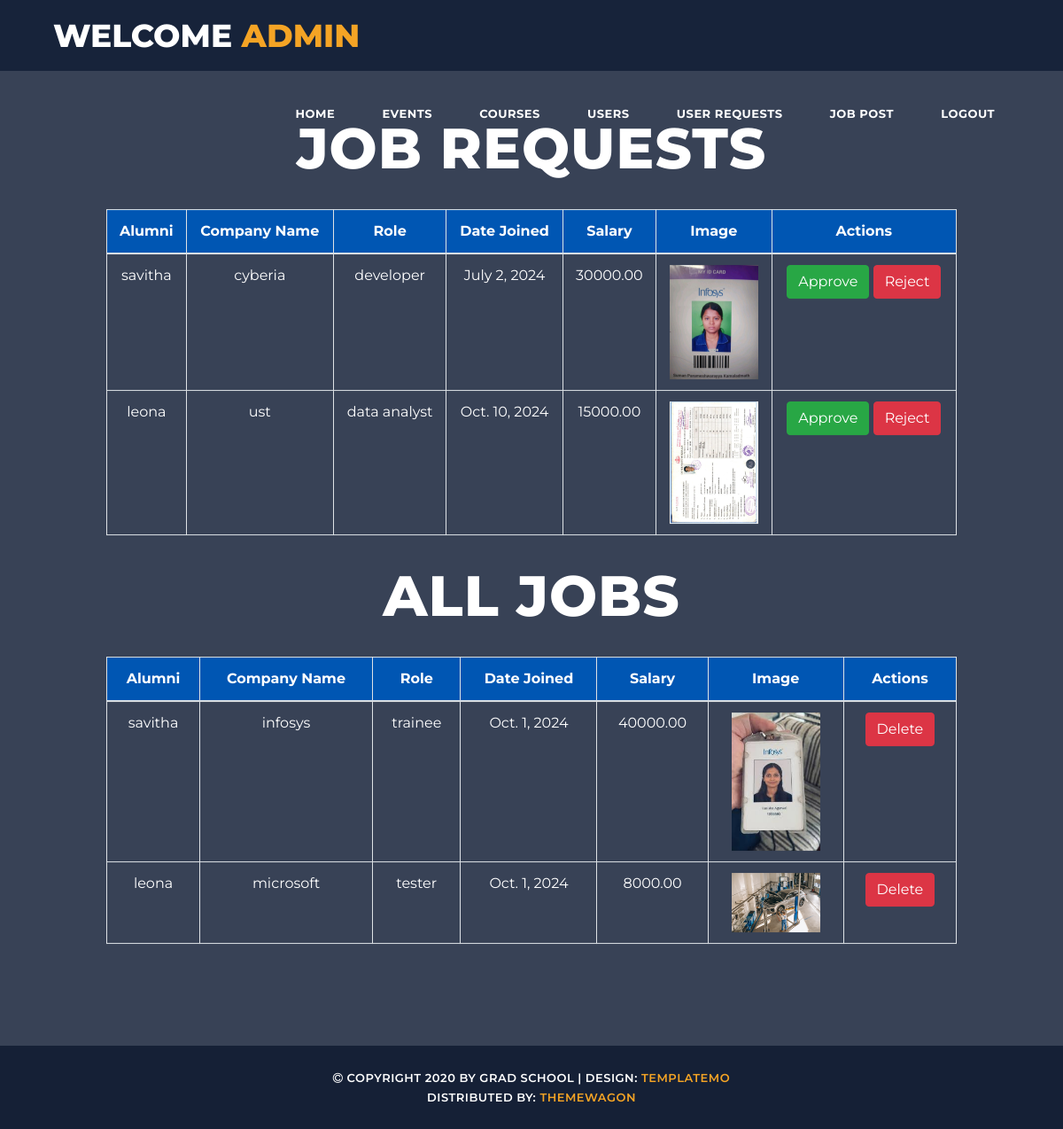
Screenshot of /admin_job_post/ (signed in) with the database file from the repository.
### alumini/models.py (models this page shows, shortened)
class AlumniJob(models.Model):
    alumni = models.ForeignKey(Alumni, on_delete=models.CASCADE, related_name="jobs")
    company_name = models.CharField(max_length=255)
    role = models.CharField(max_length=100)
    date_joined = models.DateField()
    salary = models.DecimalField(max_digits=10, decimal_places=2)
    image = models.ImageField(upload_to='alumni_job_images/')
    approved = models.BooleanField(default=False)

class Alumni(models.Model):
    name = models.CharField(max_length=100)
    course = models.ForeignKey(Course, on_delete=models.CASCADE)  # ForeignKey to Course
    passout = models.IntegerField()  # Year of passing out
    number = models.CharField(max_length=15)  # Phone number
    email = models.EmailField(unique=True)  # Unique email address
    password = models.CharField(max_length=128)  # Password field
    image = models.ImageField(upload_to='alumni_images/')  # Directory for storing images
    is_approved = models.BooleanField(default=False)

### alumini/views.py (the view)
# urls.py: path('admin_job_post/', views.admin_job_post, name='admin_job_post'),
@login_required
def admin_job_post(request):
    job_requests = AlumniJob.objects.filter(approved=False)
    jobs = AlumniJob.objects.filter(approved=True)
    return render(request, 'admin_job_post.html', {'job_requests': job_requests,
                                                   'jobs': jobs})

### templates/admin_job_post.html (shortened to what this page needs)
{% load static %}
<!DOCTYPE html>
<html lang="en">
  <head>
    <link href="{% static 'vendor/bootstrap/css/bootstrap.min.css' %}" rel="stylesheet">
    <link rel="stylesheet" href="{% static 'assets/css/fontawesome.css' %}">
    <link rel="stylesheet" href="{% static 'assets/css/templatemo-grad-school.css' %}">
    <link rel="stylesheet" href="{% static 'assets/css/owl.css' %}">
    <link rel="stylesheet" href="{% static 'assets/css/lightbox.css' %}">
  </head>
<body>
  <header class="main-header clearfix" role="header">
    <div class="logo">
      <a href="#">Welcome <em>Admin</em></a>
    </div>
    <nav id="menu" class="main-nav" role="navigation">
      <ul class="main-menu">
        <li><a class='external' href="{% url 'admin_dashboard' %}">Home</a></li>
        <li><a class='external' href="{% url 'admin_events' %}">Events</a></li>
        <li><a class="external" href="{% url 'admin_course' %}">Courses</a></li>
        <li><a class="external" href="{% url 'users_list' %}">Users</a></li>
        <li><a class="external" href="{% url 'user_request' %}">User Requests</a></li>
        <li><a class="external" href="{% url 'admin_job_post' %}">Job Post</a></li>
        <li><a class="external" href="{% url 'logout' %}">Logout</a></li>
      </ul>
    </nav>
  </header>
  <section class="section main-banner" id="top" data-section="section1">
      <div class="video-overlay header-text">
        <div class="caption">
            <table class="table table-bordered mt-3">
                <h2>Job Requests</h2>
                <thead>
                    <tr>
                        <th>Alumni</th>
                        <th>Company Name</th>
                        <th>Role</th>
                        <th>Date Joined</th>
                        <th>Salary</th>
                        <th>Image</th>
                        <th>Actions</th>
                    </tr>
                </thead>
                <tbody>
                    {% for job_request in job_requests %}
                    <tr>
                        <td>{{ job_request.alumni.name }}</td>
                        <td>{{ job_request.company_name }}</td>
                        <td>{{ job_request.role }}</td>
                        <td>{{ job_request.date_joined }}</td>
                        <td>{{ job_request.salary }}</td>
                        <td><img src="{{ job_request.image.url }}" alt="{{ job_request.company_name }}" style="max-width: 100px;"></td>
                        <td>
                            <a href="{% url 'approve_job' job_request.id %}" class="btn btn-success">Approve</a>
                            <form action="{% url 'reject_job' job_request.id %}" method="post" style="display:inline;">
                                <button type="submit" class="btn btn-danger">Reject</button>
                            </form>
                        </td>
                    </tr>
                    {% endfor %}
                </tbody>
            </table>
            <h2>All Jobs</h2>
            {% if jobs %}
                <table class="table table-bordered mt-3">
                    <thead>
                        <tr>
                            <th>Alumni</th>
                            <th>Company Name</th>
                            <th>Role</th>
                            <th>Date Joined</th>
                            <th>Salary</th>
                            <th>Image</th>
                            <th>Actions</th>
                        </tr>
                    </thead>
                    <tbody>
                        {% for job in jobs %}
                        <tr>
                            <td>{{ job.alumni.name }}</td>
                            <td>{{ job.company_name }}</td>
                            <td>{{ job.role }}</td>
                            <td>{{ job.date_joined }}</td>
                            <td>{{ job.salary }}</td>
                            <td><img src="{{ job.image.url }}" alt="{{ job.company_name }}" style="max-width: 100px;"></td>
                            <td>
                                <a href="{% url 'reject_job' job.id %}" class="btn btn-danger">Delete</a>
                            </td>
                        </tr>
                        {% endfor %}
                    </tbody>
                </table>
            {% else %}
                <p>No jobs available.</p>
            {% endif %}
        </div>
    </div>
</section>
  <footer>
    <div class="container">
      <div class="row">
        <div class="col-md-12">
          <p><i class="fa fa-copyright"></i> Copyright 2020 by Grad School
           | Design: <a href="https://templatemo.com" rel="sponsored" target="_parent">TemplateMo</a><br>
           Distributed By: <a href="https://themewagon.com" rel="sponsored" target="_blank">ThemeWagon</a>
          </p>
        </div>
      </div>
    </div>
  </footer>
</body>
</html>

### static/assets/css/templatemo-grad-school.css (style rules this page uses)
body { font-family: 'Montserrat', sans-serif; }
a { color: #3CF; text-decoration: none; }
ul { padding: 0px; margin: 0px; list-style: none; }
p { font-size: 13px; line-height: 22px; }
.main-header { background-color: rgba(22,34,57,0.95); height: 80px; position: fixed; z-index: 12; width: 100%; top: 0; }
.main-header .logo { float: left; line-height: 80px; padding-left: 60px; }
.main-header .logo a { font-size: 36px; text-transform: uppercase; font-weight: 800; color: #fff; }
.main-header .logo a em { font-style: normal; color: #f5a425; }
.main-menu { float: right; padding-right: 60px; }
.main-menu li { display: inline-block; line-height: 79px; margin-left: 15px; position: relative; }
.main-menu li:first-child { margin-left: 0px; }
.main-menu li a { padding: 10px 15px; font-size: 13px; text-transform: uppercase; letter-spacing: 0.5px; font-weight: 700; color: #fff; border: 2px solid transparent; transition: all 0.5s; }
.main-banner { position: relative; max-height: 100%; overflow: hidden; margin-bottom: -7px; }
.video-overlay { position: absolute; background-color: rgba(22,34,57,0.85); top: 0; left: 0; bottom: 7px; width: 100%; }
.main-banner .caption { text-align: center; position: absolute; width: 80%; left: 50%; top: 50%; transform: translate(-50%,-50%); }
.main-banner .caption h2 { margin-top: 30px; margin-bottom: 30px; font-size: 64px; text-transform: uppercase; font-weight: 800; color: #fff; letter-spacing: 1px; }
footer { background-color: #152036; text-align: center; }
footer p { margin-bottom: 0px; padding: 25px 0px; color: #fff; font-size: 13px; text-transform: uppercase; font-weight: 600; letter-spacing: 0.5px; }
footer p a, footer p a:hover { color: #f5a425; }

### templates/admin_job_post.html (style rules this page uses)
.section.main-banner { padding-top: 380px; }
table th, table td { text-align: center; padding: 10px; color: white; }
table th { color: white; background-color: #0056b3; }

### rows the page displays
AlumniJob: alumni.name "savitha", company_name "cyberia", role "developer", date_joined "July 2, 2024", salary "30000.00", image (picture)
AlumniJob: alumni.name "leona", company_name "ust", role "data analyst", date_joined "Oct. 10, 2024", salary "15000.00", image (picture)
AlumniJob: alumni.name "savitha", company_name "infosys", role "trainee", date_joined "Oct. 1, 2024", salary "40000.00", image (picture)
AlumniJob: alumni.name "leona", company_name "microsoft", role "tester", date_joined "Oct. 1, 2024", salary "8000.00", image (picture)
